Frame 1 (no input): blank canvas, image omitted
Frame 60 (no input): blank canvas, image omitted
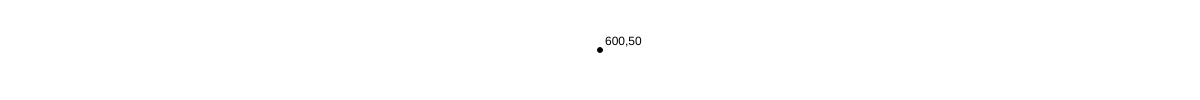
Frame 120 (the mouse pressed at the canvas centre since frame 60)

The p5.js sketch whose frames 1 and 60 were blank and that drew this single picture after the mouse press (run headless with seeded random() and noise() and a simulated clock; from frame 60 on, the mouse is pressed at the canvas centre):

// p5.js sketch
// ── sketch.js
let faceType;
let faceColor, blushColor, accessoryColor;
let eyeWidth, eyeHeight;
let go = false;

function setup() {
  const container = document.body;

  const w = container.clientWidth;
  const h = container.clientHeight;

  const canvas = createCanvas(w, h);
  canvas.parent(container);
}

function windowResized() {
  const w = document.body.clientWidth;
  const h = document.body.clientHeight;
  resizeCanvas(w, h);
}
function draw() {
  background(255);
  
  if (go) {
    randomizeFace();
  } 
  
  if (faceType === 0) {
    drawAngelDevilFace();
  } else if (faceType === 1) {
    drawUmbrellaFace();
  } else if (faceType === 2) {
    drawFoxFace();
  }
  
  push();
  fill('black');
  circle(mouseX,mouseY,5);
  text(mouseX + "," + mouseY, mouseX+5,mouseY-5)
  pop();
  
  text("Press 'c'!", 280,385)
}

function randomizeFace() {
  faceType = int(random(3));
  faceColor = color(random(150,255), random(150,255), random(150,255) )
  blushColor = color(random(220, 255), random(100, 180), random(100,180))
  accessoryColor = color(random(220,255), random(200,220), random(80, 255))
  
  eyeWidth = random(5, 20);
  eyeHeight = random(5, 20);
}
        
// function keyPressed() {
//   randomizeFace();
// }
function keyPressed() {
  if (key === 'c') {
    go = true;
  }
}

function keyReleased() {
  if (key === 'c') {
    go = false;
  }
}

function drawAngelDevilFace() {
  noStroke();
  fill(faceColor);
  ellipse(200,220,140,140);
  
  fill(40);
  triangle(164, 140, 150, 165, 180, 150);
  triangle(240, 140, 250, 165, 220, 150);
  
  stroke(accessoryColor);
  strokeWeight(4);
  noFill();
  ellipse(200, 115, 70, 25);
  strokeWeight(1);
  
// Eyes, Mouth
  fill(30);
  ellipse(180, 220, eyeWidth, eyeHeight);
  ellipse(220, 220, eyeWidth, eyeHeight);
  
  push();
  // noFill();
  // stroke(10);
  // beginShape();
  // vertex(187,245);
  // vertex(195,250);
  // vertex(202,240);
  // vertex(210,250);
  // vertex(220,245);
  // endShape();
  noFill();
  stroke(5);
  strokeWeight(4);
  arc(190,250, 20,20, 0, PI);
  arc(210,250, 20,20, 0, PI);
  pop();
  
  noStroke();
  fill(blushColor);
  ellipse(160, 235, 30,15);
  ellipse(240, 235, 30,15);
}

function drawUmbrellaFace() {
  fill(faceColor);
  ellipse(200, 230, 150, 120);
  ellipse(150, 190, 50);
  ellipse(250, 190, 50);
  
  fill(blushColor);
  ellipse(140,222, 30,18);
  ellipse(260,222, 30,18);
  
//   Eyes, Mouth
  noStroke();
  fill(40);
  ellipse(150, 190, eyeWidth, eyeHeight);
  ellipse(250, 190, eyeWidth, eyeHeight);
  
  push();
  noFill();
  stroke(5);
  strokeWeight(4);
  arc(200,245, 50,50, 0, PI);
  pop();
  
   // Umbrella
  // stroke(0);
  // line(200, 180, 200, 130);
  // fill(accessoryColor);
  // arc(200, 130, 60, 32, PI, 2*PI, OPEN);
  // noStroke();
}

function drawFoxFace() {
  noStroke();
  fill(faceColor);
  ellipse(200, 220, 150, 120);
  
// Ears
  fill(faceColor);
  triangle(145,180, 140, 110, 185, 170);
  triangle(255, 180, 260, 110, 215, 170);
  fill(30);
  triangle(150, 170, 150, 130, 170, 160);
  triangle(250, 170, 250, 130, 230, 160);
  
// Eyes, nose, mouth
  fill(40);
  ellipse(180, 215, eyeWidth, eyeHeight);
  ellipse(220, 215, eyeWidth, eyeHeight);
  
  ellipse(200,230, 10,5);
  
  fill(255,128,0);
  arc(200, 238, 13, 55, 0, PI, OPEN);
  
  push();
  noFill();
  stroke(5);
  strokeWeight(4);
  arc(190,232, 18,18, 0, PI);
  arc(210,232, 18,18, 0, PI);
  pop();
  
  fill(blushColor);
  ellipse(150, 235, 20, 15);
  ellipse(250, 235, 20, 15);
  

}
